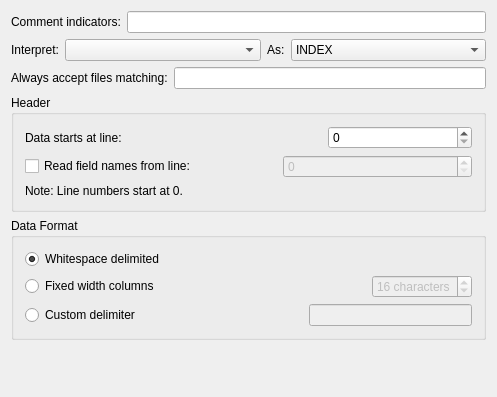
<?xml version="1.0" encoding="UTF-8"?>
<ui version="4.0">
 <class>AsciiConfig</class>
 <widget class="QWidget" name="AsciiConfig">
  <property name="geometry">
   <rect>
    <x>0</x>
    <y>0</y>
    <width>497</width>
    <height>397</height>
   </rect>
  </property>
  <layout class="QGridLayout">
   <item row="1" column="0">
    <layout class="QHBoxLayout">
     <item>
      <widget class="QLabel" name="_indexVectorLabel">
       <property name="text">
        <string>Interpret:</string>
       </property>
       <property name="wordWrap">
        <bool>false</bool>
       </property>
       <property name="buddy">
        <cstring>_indexVector</cstring>
       </property>
      </widget>
     </item>
     <item>
      <widget class="KComboBox" name="_indexVector">
       <property name="sizePolicy">
        <sizepolicy hsizetype="Minimum" vsizetype="Fixed">
         <horstretch>1</horstretch>
         <verstretch>0</verstretch>
        </sizepolicy>
       </property>
      </widget>
     </item>
     <item>
      <widget class="QLabel" name="_indexTypeLabel">
       <property name="text">
        <string>As:</string>
       </property>
       <property name="wordWrap">
        <bool>false</bool>
       </property>
       <property name="buddy">
        <cstring>_indexType</cstring>
       </property>
      </widget>
     </item>
     <item>
      <widget class="KComboBox" name="_indexType">
       <property name="sizePolicy">
        <sizepolicy hsizetype="Minimum" vsizetype="Fixed">
         <horstretch>1</horstretch>
         <verstretch>0</verstretch>
        </sizepolicy>
       </property>
       <item>
        <property name="text">
         <string>INDEX</string>
        </property>
       </item>
       <item>
        <property name="text">
         <string>C Time</string>
        </property>
       </item>
       <item>
        <property name="text">
         <string>Seconds</string>
        </property>
       </item>
      </widget>
     </item>
    </layout>
   </item>
   <item row="2" column="0">
    <layout class="QHBoxLayout">
     <item>
      <widget class="QLabel" name="textLabel1_2">
       <property name="text">
        <string>Always accept files matching:</string>
       </property>
       <property name="wordWrap">
        <bool>false</bool>
       </property>
       <property name="buddy">
        <cstring>lineEdit2</cstring>
       </property>
      </widget>
     </item>
     <item>
      <widget class="QLineEdit" name="_fileNamePattern"/>
     </item>
    </layout>
   </item>
   <item row="0" column="0">
    <layout class="QHBoxLayout">
     <item>
      <widget class="QLabel" name="textLabel1">
       <property name="text">
        <string>Comment indicators:</string>
       </property>
       <property name="wordWrap">
        <bool>false</bool>
       </property>
       <property name="buddy">
        <cstring>_delimiters</cstring>
       </property>
      </widget>
     </item>
     <item>
      <widget class="QLineEdit" name="_delimiters"/>
     </item>
    </layout>
   </item>
   <item row="5" column="0">
    <spacer name="spacer1">
     <property name="orientation">
      <enum>Qt::Vertical</enum>
     </property>
     <property name="sizeType">
      <enum>QSizePolicy::Expanding</enum>
     </property>
     <property name="sizeHint" stdset="0">
      <size>
       <width>320</width>
       <height>20</height>
      </size>
     </property>
    </spacer>
   </item>
   <item row="4" column="0">
    <widget class="Q3ButtonGroup" name="buttonGroup1">
     <property name="title">
      <string>Data Format</string>
     </property>
     <layout class="QGridLayout">
      <item row="0" column="0">
       <widget class="QRadioButton" name="_whitespace">
        <property name="text">
         <string>Whitespace delimited</string>
        </property>
        <property name="checked">
         <bool>true</bool>
        </property>
       </widget>
      </item>
      <item row="1" column="0">
       <layout class="QHBoxLayout">
        <item>
         <widget class="QRadioButton" name="_fixed">
          <property name="text">
           <string>Fixed width columns</string>
          </property>
         </widget>
        </item>
        <item>
         <spacer name="spacer2">
          <property name="orientation">
           <enum>Qt::Horizontal</enum>
          </property>
          <property name="sizeType">
           <enum>QSizePolicy::Expanding</enum>
          </property>
          <property name="sizeHint" stdset="0">
           <size>
            <width>21</width>
            <height>20</height>
           </size>
          </property>
         </spacer>
        </item>
        <item>
         <widget class="QSpinBox" name="_columnWidth">
          <property name="enabled">
           <bool>false</bool>
          </property>
          <property name="suffix">
           <string> characters</string>
          </property>
          <property name="minimum">
           <number>1</number>
          </property>
          <property name="value">
           <number>16</number>
          </property>
         </widget>
        </item>
       </layout>
      </item>
      <item row="2" column="0">
       <layout class="QHBoxLayout">
        <item>
         <widget class="QRadioButton" name="_custom">
          <property name="text">
           <string>Custom delimiter</string>
          </property>
         </widget>
        </item>
        <item>
         <spacer name="spacer3">
          <property name="orientation">
           <enum>Qt::Horizontal</enum>
          </property>
          <property name="sizeType">
           <enum>QSizePolicy::Expanding</enum>
          </property>
          <property name="sizeHint" stdset="0">
           <size>
            <width>31</width>
            <height>21</height>
           </size>
          </property>
         </spacer>
        </item>
        <item>
         <widget class="QLineEdit" name="_columnDelimiter">
          <property name="enabled">
           <bool>false</bool>
          </property>
         </widget>
        </item>
       </layout>
      </item>
     </layout>
    </widget>
   </item>
   <item row="3" column="0">
    <widget class="Q3ButtonGroup" name="buttonGroup2">
     <property name="title">
      <string>Header</string>
     </property>
     <layout class="QGridLayout">
      <item row="0" column="0">
       <layout class="QHBoxLayout">
        <item>
         <widget class="QLabel" name="textLabel1_3">
          <property name="sizePolicy">
           <sizepolicy hsizetype="Preferred" vsizetype="Preferred">
            <horstretch>3</horstretch>
            <verstretch>0</verstretch>
           </sizepolicy>
          </property>
          <property name="text">
           <string>Data starts at line:</string>
          </property>
          <property name="wordWrap">
           <bool>false</bool>
          </property>
          <property name="buddy">
           <cstring>_startLine</cstring>
          </property>
         </widget>
        </item>
        <item>
         <spacer name="spacer4">
          <property name="orientation">
           <enum>Qt::Horizontal</enum>
          </property>
          <property name="sizeType">
           <enum>QSizePolicy::Expanding</enum>
          </property>
          <property name="sizeHint" stdset="0">
           <size>
            <width>81</width>
            <height>21</height>
           </size>
          </property>
         </spacer>
        </item>
        <item>
         <widget class="QSpinBox" name="_startLine">
          <property name="sizePolicy">
           <sizepolicy hsizetype="Minimum" vsizetype="Fixed">
            <horstretch>2</horstretch>
            <verstretch>0</verstretch>
           </sizepolicy>
          </property>
          <property name="maximum">
           <number>9999999</number>
          </property>
         </widget>
        </item>
       </layout>
      </item>
      <item row="1" column="0">
       <layout class="QHBoxLayout">
        <item>
         <widget class="QCheckBox" name="_readFields">
          <property name="text">
           <string>Read field names from line:</string>
          </property>
         </widget>
        </item>
        <item>
         <spacer name="spacer4_2">
          <property name="orientation">
           <enum>Qt::Horizontal</enum>
          </property>
          <property name="sizeType">
           <enum>QSizePolicy::Expanding</enum>
          </property>
          <property name="sizeHint" stdset="0">
           <size>
            <width>81</width>
            <height>21</height>
           </size>
          </property>
         </spacer>
        </item>
        <item>
         <widget class="QSpinBox" name="_fieldsLine">
          <property name="enabled">
           <bool>false</bool>
          </property>
          <property name="sizePolicy">
           <sizepolicy hsizetype="Minimum" vsizetype="Fixed">
            <horstretch>2</horstretch>
            <verstretch>0</verstretch>
           </sizepolicy>
          </property>
          <property name="maximum">
           <number>9999999</number>
          </property>
         </widget>
        </item>
       </layout>
      </item>
      <item row="2" column="0">
       <widget class="QLabel" name="textLabel1_9">
        <property name="sizePolicy">
         <sizepolicy hsizetype="Preferred" vsizetype="Preferred">
          <horstretch>3</horstretch>
          <verstretch>0</verstretch>
         </sizepolicy>
        </property>
        <property name="text">
         <string>Note: Line numbers start at 0.</string>
        </property>
        <property name="wordWrap">
         <bool>false</bool>
        </property>
       </widget>
      </item>
     </layout>
    </widget>
   </item>
  </layout>
 </widget>
 <layoutdefault spacing="6" margin="11"/>
 <pixmapfunction>qPixmapFromMimeSource</pixmapfunction>
 <customwidgets>
  <customwidget>
   <class>Q3GroupBox</class>
   <extends>QGroupBox</extends>
   <header>Qt3Support/Q3GroupBox</header>
   <container>1</container>
  </customwidget>
  <customwidget>
   <class>Q3ButtonGroup</class>
   <extends>Q3GroupBox</extends>
   <header>Qt3Support/Q3ButtonGroup</header>
   <container>1</container>
  </customwidget>
  <customwidget>
   <class>KComboBox</class>
   <extends>QComboBox</extends>
   <header>kcombobox.h</header>
  </customwidget>
 </customwidgets>
 <tabstops>
  <tabstop>_delimiters</tabstop>
  <tabstop>_indexVector</tabstop>
  <tabstop>_indexType</tabstop>
 </tabstops>
 <includes>
  <include location="local">kcombobox.h</include>
  <include location="local">kcombobox.h</include>
 </includes>
 <resources/>
 <connections>
  <connection>
   <sender>_fixed</sender>
   <signal>toggled(bool)</signal>
   <receiver>_columnWidth</receiver>
   <slot>setEnabled(bool)</slot>
   <hints>
    <hint type="sourcelabel">
     <x>20</x>
     <y>20</y>
    </hint>
    <hint type="destinationlabel">
     <x>20</x>
     <y>20</y>
    </hint>
   </hints>
  </connection>
  <connection>
   <sender>_readFields</sender>
   <signal>toggled(bool)</signal>
   <receiver>_fieldsLine</receiver>
   <slot>setEnabled(bool)</slot>
   <hints>
    <hint type="sourcelabel">
     <x>20</x>
     <y>20</y>
    </hint>
    <hint type="destinationlabel">
     <x>20</x>
     <y>20</y>
    </hint>
   </hints>
  </connection>
  <connection>
   <sender>_custom</sender>
   <signal>toggled(bool)</signal>
   <receiver>_columnDelimiter</receiver>
   <slot>setEnabled(bool)</slot>
   <hints>
    <hint type="sourcelabel">
     <x>20</x>
     <y>20</y>
    </hint>
    <hint type="destinationlabel">
     <x>20</x>
     <y>20</y>
    </hint>
   </hints>
  </connection>
 </connections>
</ui>
